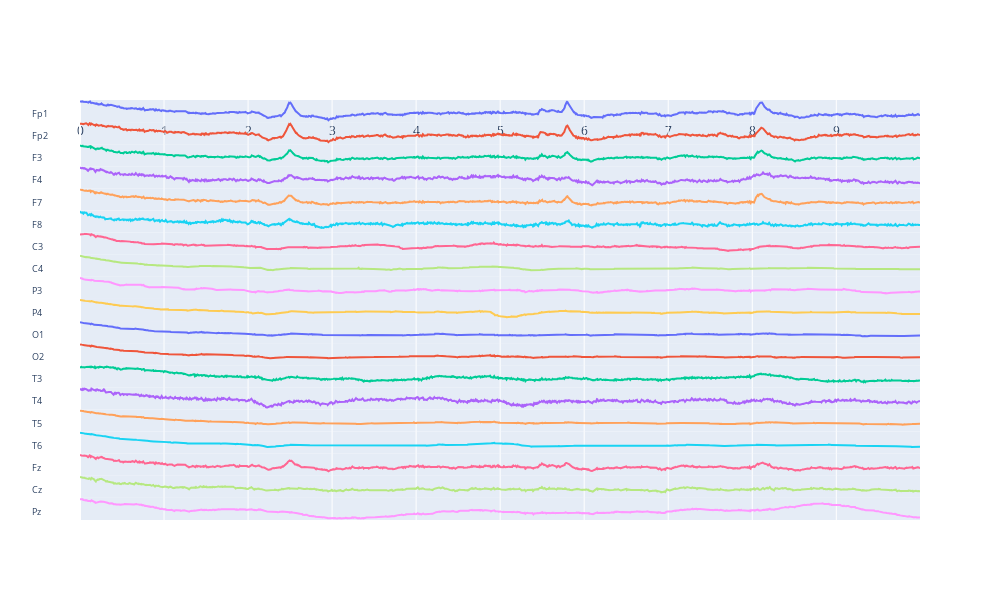

The notebook cell this image was saved under:
### Code cell
step = 1. / n_channels
kwargs = dict(domain=[1 - step, 1], showticklabels=False, zeroline=False, showgrid=False)

# create objects for layout and traces
layout = Layout(yaxis=layout.YAxis(kwargs), showlegend=False)
traces = [Scatter(x=times, y=data.T[:, 0])]

# loop over the channels
for ii in range(1, n_channels):
        kwargs.update(domain=[1 - (ii + 1) * step, 1 - ii * step])
        layout.update({'yaxis%d' % (ii + 1): YAxis(kwargs), 'showlegend': False})
        traces.append(Scatter(x=times, y=data.T[:, ii], yaxis='y%d' % (ii + 1)))

# add channel names using Annotations
annotations = Annotations([Annotation(x=-0.06, y=0, xref='paper', yref='y%d' % (ii + 1),
                                      text=ch_name, font=Font(size=9), showarrow=False)
                          for ii, ch_name in enumerate(ch_names)])
layout.update(annotations=annotations)

# set the size of the figure and plot it
layout.update(autosize=False, width=1000, height=600)
fig = Figure(data=Data(traces), layout=layout)
py.iplot(fig, filename='shared xaxis')

### Figure 1 — Plotly figure (JSON) as saved in the notebook; plotly's stock layout.template omitted (floating-point values rounded to 4 significant figures; data arrays with more than 128 entries replaced by an {"elided": "..."} marker saying what was removed)
{"data": [{"type": "scatter", "x": {"elided": "2500 float values"}, "y": {"elided": "2500 float values"}}, {"type": "scatter", "x": {"elided": "2500 float values"}, "y": {"elided": "2500 float values"}, "yaxis": "y2"}, {"type": "scatter", "x": {"elided": "2500 float values"}, "y": {"elided": "2500 float values"}, "yaxis": "y3"}, {"type": "scatter", "x": {"elided": "2500 float values"}, "y": {"elided": "2500 float values"}, "yaxis": "y4"}, {"type": "scatter", "x": {"elided": "2500 float values"}, "y": {"elided": "2500 float values"}, "yaxis": "y5"}, {"type": "scatter", "x": {"elided": "2500 float values"}, "y": {"elided": "2500 float values"}, "yaxis": "y6"}, {"type": "scatter", "x": {"elided": "2500 float values"}, "y": {"elided": "2500 float values"}, "yaxis": "y7"}, {"type": "scatter", "x": {"elided": "2500 float values"}, "y": {"elided": "2500 float values"}, "yaxis": "y8"}, {"type": "scatter", "x": {"elided": "2500 float values"}, "y": {"elided": "2500 float values"}, "yaxis": "y9"}, {"type": "scatter", "x": {"elided": "2500 float values"}, "y": {"elided": "2500 float values"}, "yaxis": "y10"}, {"type": "scatter", "x": {"elided": "2500 float values"}, "y": {"elided": "2500 float values"}, "yaxis": "y11"}, {"type": "scatter", "x": {"elided": "2500 float values"}, "y": {"elided": "2500 float values"}, "yaxis": "y12"}, {"type": "scatter", "x": {"elided": "2500 float values"}, "y": {"elided": "2500 float values"}, "yaxis": "y13"}, {"type": "scatter", "x": {"elided": "2500 float values"}, "y": {"elided": "2500 float values"}, "yaxis": "y14"}, {"type": "scatter", "x": {"elided": "2500 float values"}, "y": {"elided": "2500 float values"}, "yaxis": "y15"}, {"type": "scatter", "x": {"elided": "2500 float values"}, "y": {"elided": "2500 float values"}, "yaxis": "y16"}, {"type": "scatter", "x": {"elided": "2500 float values"}, "y": {"elided": "2500 float values"}, "yaxis": "y17"}, {"type": "scatter", "x": {"elided": "2500 float values"}, "y": {"elided": "2500 float values"}, "yaxis": "y18"}, {"type": "scatter", "x": {"elided": "2500 float values"}, "y": {"elided": "2500 float values"}, "yaxis": "y19"}], "layout": {"annotations": [{"font": {"size": 9}, "showarrow": false, "text": "Fp1", "x": -0.06, "xref": "paper", "y": 0, "yref": "y"}, {"font": {"size": 9}, "showarrow": false, "text": "Fp2", "x": -0.06, "xref": "paper", "y": 0, "yref": "y2"}, {"font": {"size": 9}, "showarrow": false, "text": "F3", "x": -0.06, "xref": "paper", "y": 0, "yref": "y3"}, {"font": {"size": 9}, "showarrow": false, "text": "F4", "x": -0.06, "xref": "paper", "y": 0, "yref": "y4"}, {"font": {"size": 9}, "showarrow": false, "text": "F7", "x": -0.06, "xref": "paper", "y": 0, "yref": "y5"}, {"font": {"size": 9}, "showarrow": false, "text": "F8", "x": -0.06, "xref": "paper", "y": 0, "yref": "y6"}, {"font": {"size": 9}, "showarrow": false, "text": "C3", "x": -0.06, "xref": "paper", "y": 0, "yref": "y7"}, {"font": {"size": 9}, "showarrow": false, "text": "C4", "x": -0.06, "xref": "paper", "y": 0, "yref": "y8"}, {"font": {"size": 9}, "showarrow": false, "text": "P3", "x": -0.06, "xref": "paper", "y": 0, "yref": "y9"}, {"font": {"size": 9}, "showarrow": false, "text": "P4", "x": -0.06, "xref": "paper", "y": 0, "yref": "y10"}, {"font": {"size": 9}, "showarrow": false, "text": "O1", "x": -0.06, "xref": "paper", "y": 0, "yref": "y11"}, {"font": {"size": 9}, "showarrow": false, "text": "O2", "x": -0.06, "xref": "paper", "y": 0, "yref": "y12"}, {"font": {"size": 9}, "showarrow": false, "text": "T3", "x": -0.06, "xref": "paper", "y": 0, "yref": "y13"}, {"font": {"size": 9}, "showarrow": false, "text": "T4", "x": -0.06, "xref": "paper", "y": 0, "yref": "y14"}, {"font": {"size": 9}, "showarrow": false, "text": "T5", "x": -0.06, "xref": "paper", "y": 0, "yref": "y15"}, {"font": {"size": 9}, "showarrow": false, "text": "T6", "x": -0.06, "xref": "paper", "y": 0, "yref": "y16"}, {"font": {"size": 9}, "showarrow": false, "text": "Fz", "x": -0.06, "xref": "paper", "y": 0, "yref": "y17"}, {"font": {"size": 9}, "showarrow": false, "text": "Cz", "x": -0.06, "xref": "paper", "y": 0, "yref": "y18"}, {"font": {"size": 9}, "showarrow": false, "text": "Pz", "x": -0.06, "xref": "paper", "y": 0, "yref": "y19"}], "autosize": false, "height": 600, "showlegend": false, "width": 1000, "yaxis": {"domain": [0.9474, 1], "showgrid": false, "showticklabels": false, "zeroline": false}, "yaxis10": {"domain": [0.4737, 0.5263], "showgrid": false, "showticklabels": false, "zeroline": false}, "yaxis11": {"domain": [0.4211, 0.4737], "showgrid": false, "showticklabels": false, "zeroline": false}, "yaxis12": {"domain": [0.3684, 0.4211], "showgrid": false, "showticklabels": false, "zeroline": false}, "yaxis13": {"domain": [0.3158, 0.3684], "showgrid": false, "showticklabels": false, "zeroline": false}, "yaxis14": {"domain": [0.2632, 0.3158], "showgrid": false, "showticklabels": false, "zeroline": false}, "yaxis15": {"domain": [0.2105, 0.2632], "showgrid": false, "showticklabels": false, "zeroline": false}, "yaxis16": {"domain": [0.1579, 0.2105], "showgrid": false, "showticklabels": false, "zeroline": false}, "yaxis17": {"domain": [0.1053, 0.1579], "showgrid": false, "showticklabels": false, "zeroline": false}, "yaxis18": {"domain": [0.05263, 0.1053], "showgrid": false, "showticklabels": false, "zeroline": false}, "yaxis19": {"domain": [0, 0.05263], "showgrid": false, "showticklabels": false, "zeroline": false}, "yaxis2": {"domain": [0.8947, 0.9474], "showgrid": false, "showticklabels": false, "zeroline": false}, "yaxis3": {"domain": [0.8421, 0.8947], "showgrid": false, "showticklabels": false, "zeroline": false}, "yaxis4": {"domain": [0.7895, 0.8421], "showgrid": false, "showticklabels": false, "zeroline": false}, "yaxis5": {"domain": [0.7368, 0.7895], "showgrid": false, "showticklabels": false, "zeroline": false}, "yaxis6": {"domain": [0.6842, 0.7368], "showgrid": false, "showticklabels": false, "zeroline": false}, "yaxis7": {"domain": [0.6316, 0.6842], "showgrid": false, "showticklabels": false, "zeroline": false}, "yaxis8": {"domain": [0.5789, 0.6316], "showgrid": false, "showticklabels": false, "zeroline": false}, "yaxis9": {"domain": [0.5263, 0.5789], "showgrid": false, "showticklabels": false, "zeroline": false}}}
